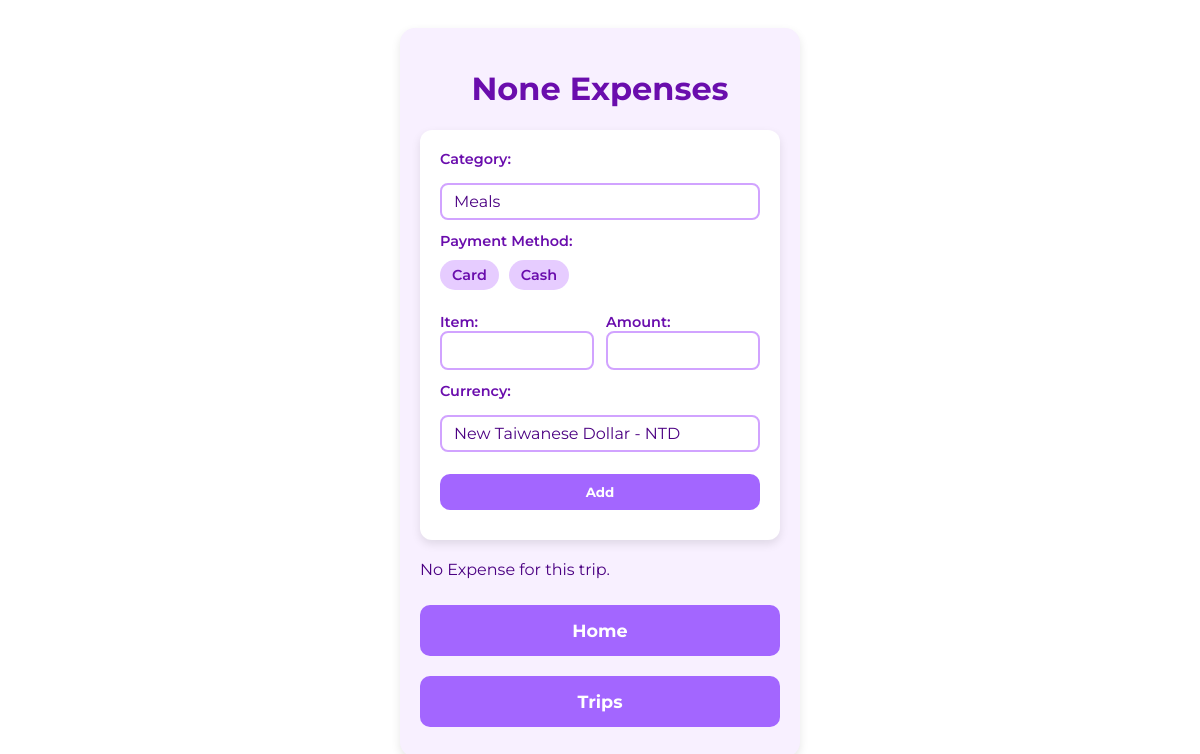
Page /newExpense/2 on the earlier database version.
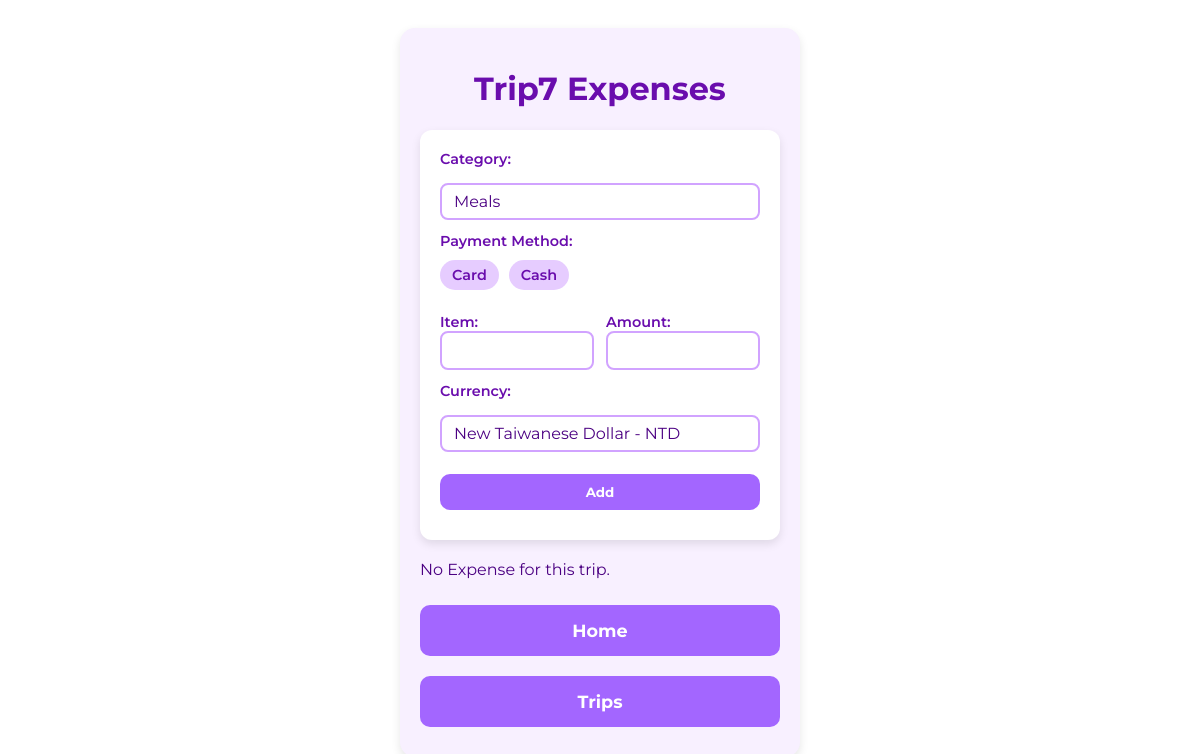
Same page on the later database version.
### tables this page shows
CREATE TABLE trips (
            id INTEGER PRIMARY KEY,
            trip_name TEXT UNIQUE,
            start_date TEXT,
            end_date TEXT
        );

### app.py (the view, shortened to what this page needs)
@app.route('/newExpense/<int:trip_id>', methods=['GET', 'POST'])
def newExpense(trip_id):
    conn = sqlite3.connect(DB_FILE)
    c = conn.cursor()
    c.execute('SELECT trip_name FROM trips WHERE id=?', (trip_id,))
    row = c.fetchone()
    trip_name = row[0] if row else None
    c.execute('SELECT * FROM categories')
    categories_list = c.fetchall()
    c.execute('SELECT * FROM paymentMethods')
    paymentMethods_list = c.fetchall()
    c.execute('SELECT * FROM currencies')
    currencies_list = c.fetchall()
    modal_message = None
    category = ''
    paymentMethod = ''
    item = ''
    amount_str = ''
    currency = ''
    all_expenses = []
    if trip_id:
        c.execute('''
                SELECT e.id, c.cat_name, e.item, e.amount, cu.code, cu.symbol
                FROM expenses e
                JOIN categories c ON e.category_id = c.id
                JOIN currencies cu ON e.currency_id = cu.id
                WHERE trip_id = ?
                ORDER BY c.order_index''',
                (trip_id,))
        rows = c.fetchall()
    grouped_expenses = {}
    for e in all_expenses:
        cat = e['category']
        grouped_expenses.setdefault(cat, []).append(e)
    conn.close()
    return render_template(
        'newExpense.html',
        grouped_expenses=grouped_expenses,
        modal_message=modal_message,
        trip_name=trip_name,
        categories_list=categories_list,
        paymentMethods_list=paymentMethods_list,
        currencies_list=currencies_list,
        entered_category=category,
        entered_paymentMethod=paymentMethod,
        entered_item=item,
        entered_amount_str=amount_str,
        entered_currency=currency
    )

### templates/newExpense.html (shortened to what this page needs)
<!DOCTYPE html>
<html lang="en">
<head>
    <link rel="stylesheet" href="{{ url_for('static', filename='style.css') }}">
</head>
<body>
    <div class="container">
        <h1>{{ trip_name|title }} Expenses</h1>
        <form method="POST" class="form-box">
            <label>Category:</label>
            <select name="category" class="input-field">
                {% for category in categories_list %}
                <option value="{{ category[1] }}"
                    {% if category[1] == entered_category|default('') %} selected {% endif %}>
                    {{ category[1]|title }}
                </option>
                {% endfor %}
            </select>
            <label>Payment Method:</label>
            <div class="payment-methods">
                {% for paymentMethod in paymentMethods_list %}
                <label class="payment-option">
                    <span>{{ paymentMethod[1]|title }}</span>
                </label>
                {% endfor %}
            </div>
            <div class="item-amount-group">
                <div class="field">
                    <label>Item:</label>
                    <input type="text" name="item" class="input-field"
                        value="{{ entered_item|default('') }}">
                </div>
                <div class="field">
                    <label>Amount:</label>
                    <input type="number" step="0.01" name="amount" class="input-field"
                        value="{{ entered_amount_str|default('') }}">
                </div>
            </div>
            <label>Currency:</label>
            <select name="currency" class="input-field">
                {% for currency in currencies_list %}
                <option name="currency" value="{{ currency[1] }}"
                    {% if currency[1] == entered_currency|default('') %} selected {% endif %}>
                    {{ currency[2] }} - {{ currency[1] }}
                </option>
                {% endfor %}
            </select>
            <button type="submit" class="btn btn-submit">Add</button>
        </form>
        {% if grouped_expenses %}
            {% for cat, expenses in grouped_expenses.items() %}
                <h3>{{ cat|capitalize }}</h3>
                <ul class="expense-list">
                    {% for e in expenses %}
                        <li class="expense-row">
                            <span class="expense-text">
                                {{ e.item|capitalize }} : {{ e.code }} {{ e.symbol }}{{ "%.2f"|format(e.amount) }}
                            </span>
                            <button type="button"
                                    class="btn btn-delete-expense"
                                    data-id="{{ e.id }}"
                                    data-item="{{ e.item }}">
                                Delete
                            </button>
                        </li>
                    {% endfor %}
                </ul>
            {% endfor %}
        {% else %}
            <p>No Expense for this trip.</p>
        {% endif %}
        <a href="{{ url_for('index') }}">
            <button type="button" class="btn btn-large">Home</button>
        </a>
        <a href="{{ url_for('tripSelection') }}">
            <button type="button" class="btn btn-large">Trips</button>
        </a>
    </div>
</body>
</html>

Differences in the rows shown:
added trips: trip_name "Trip7"
Other differences:
{{ trip_name|title }}: "None" → (not shown)
